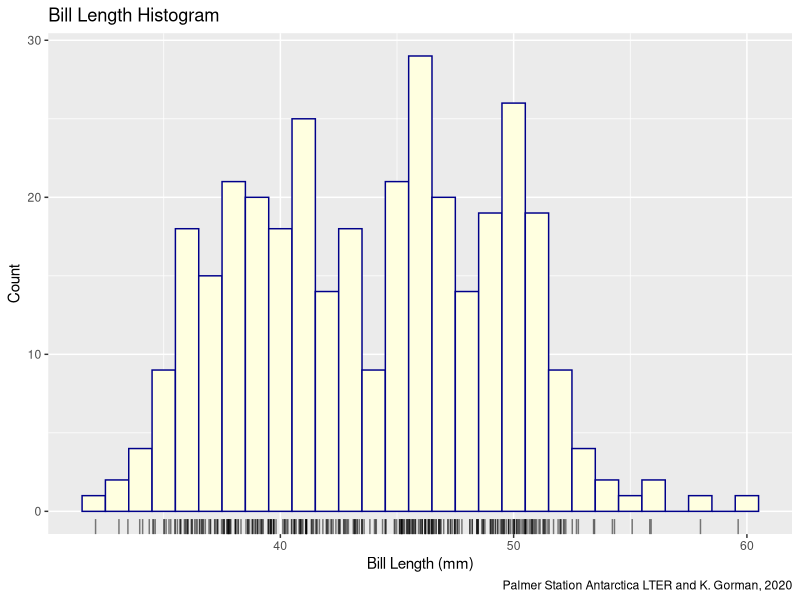
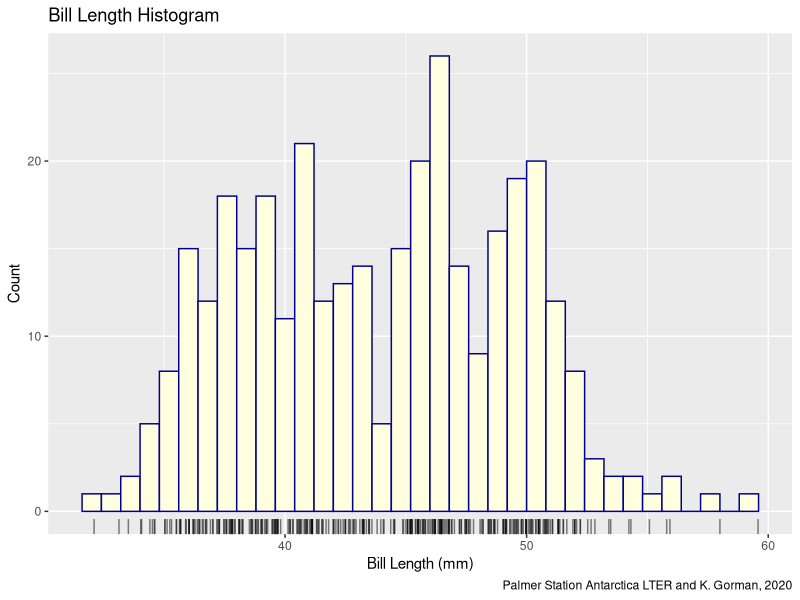
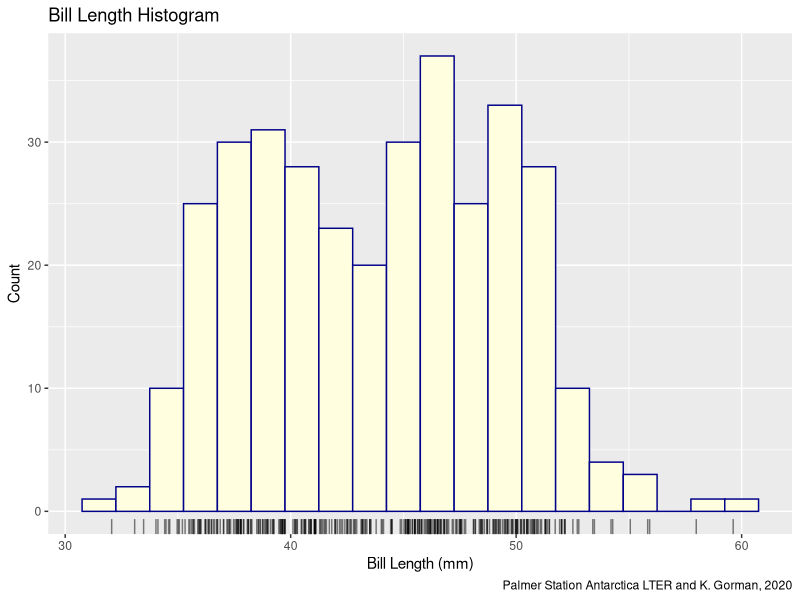
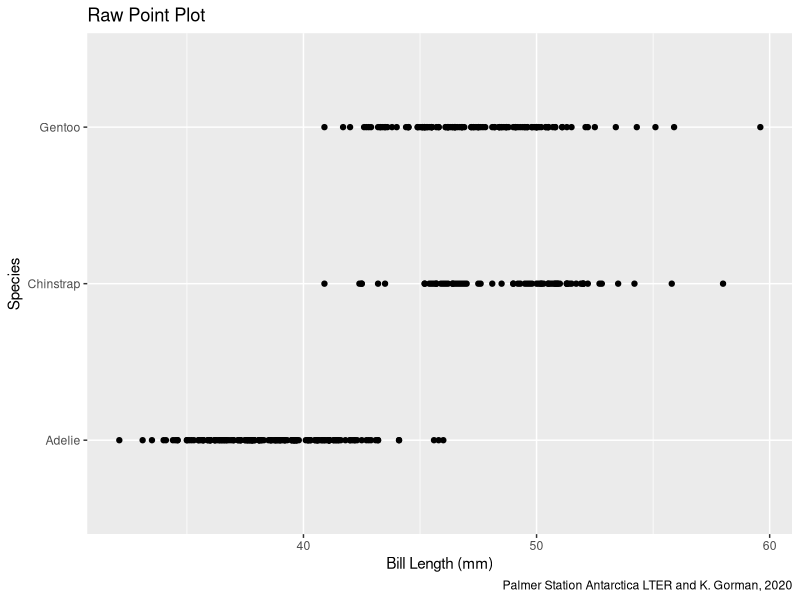
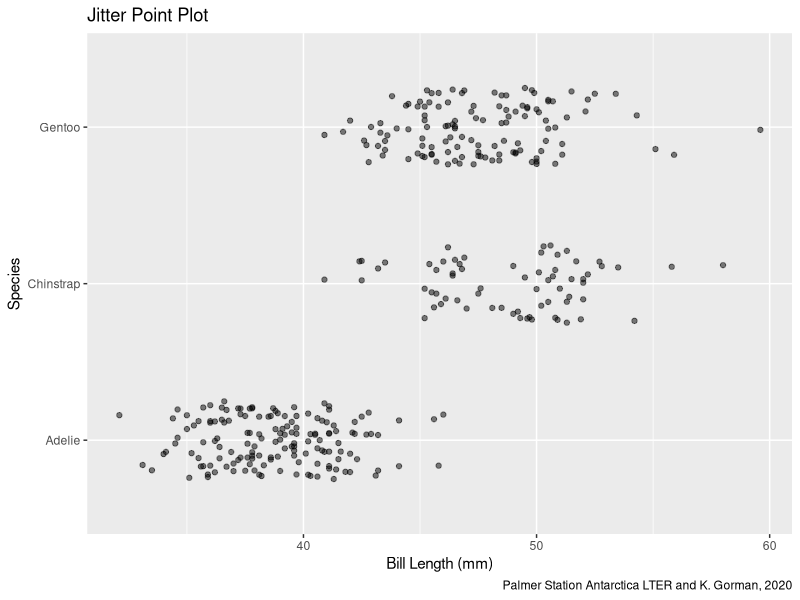
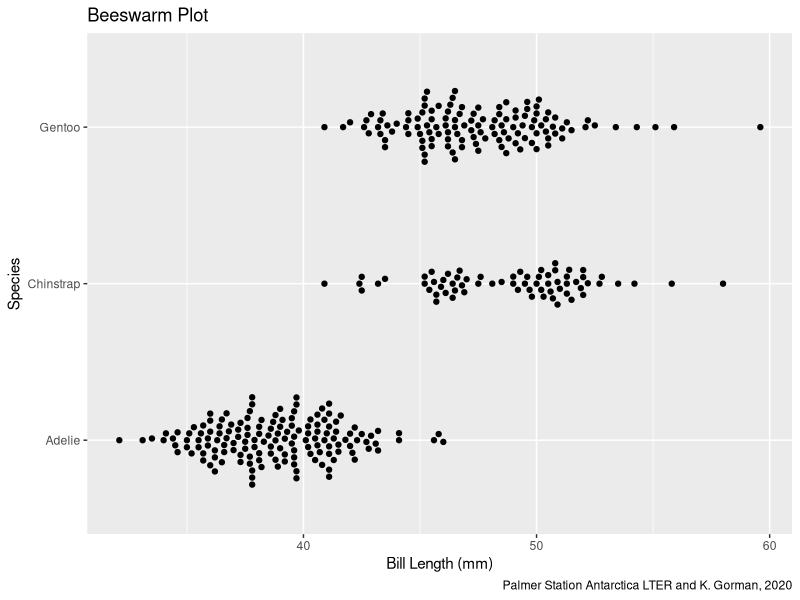
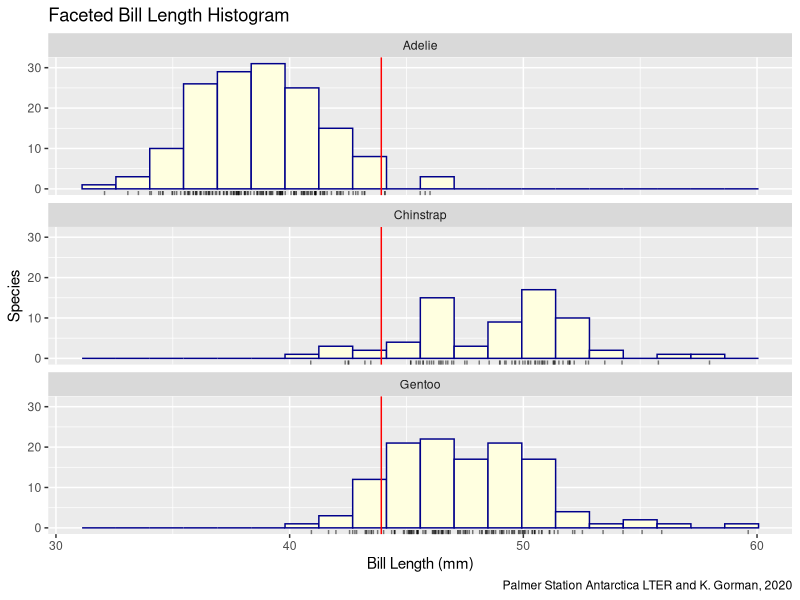
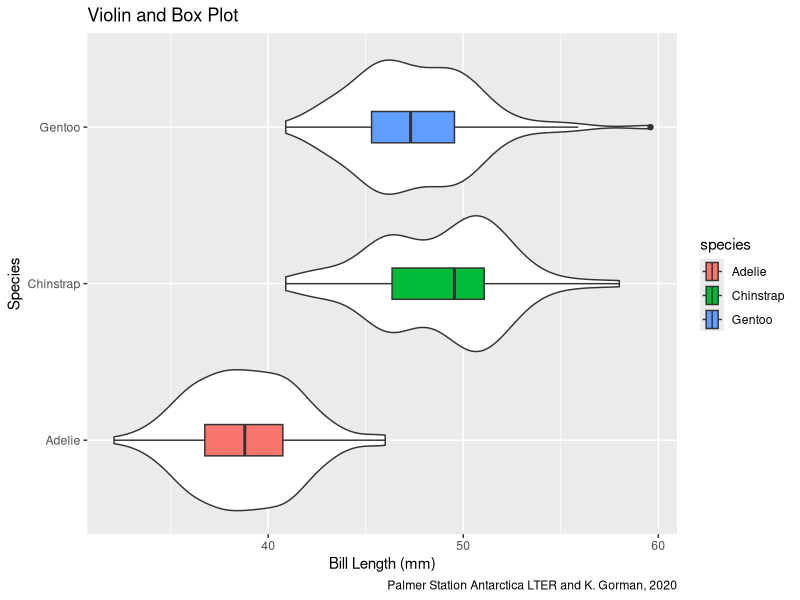

Here is the R script that generated these plots, in order:
## ---- chunk 1
#| label: setup
#| message: false
library(tidyverse)
library(ggbeeswarm)
## ---- chunk 2
#| label: load-penguins-dataset
penguins <- datasets::penguins
## ---- chunk 3
#| label: penguins-dataset-dimension
nrow(penguins)
ncol(penguins)
## ---- chunk 4
#| label: data-preparation-exploration
head(penguins)
tail(penguins)
glimpse(penguins)
## ---- chunk 5
#| label: data-preparation-cleaning
penguins_bill <- penguins |>
  select(species, bill_len = bill_len, bill_dep = bill_dep) |>
  drop_na()

nrow(penguins_bill)
## ---- chunk 6
#| label: bill-length-histogram
caption_source <- "Palmer Station Antarctica LTER and K. Gorman, 2020"

gg_hist_bins <- function(w) {
  ggplot(penguins_bill, aes(x = .data$bill_len)) +
    geom_histogram(
      binwidth = w,
      fill = "lightyellow",
      color = "darkblue"
    ) +
    geom_rug(
      aes(y = 0),
      position = position_jitter(height = 0),
      alpha = 0.5,
      sides = "b"
    ) +
    labs(
      x = "Bill Length (mm)",
      y = "Count",
      title = "Bill Length Histogram",
      caption = caption_source
    )
}

gg_hist_bins(1)
## ---- chunk 7
#| label: histogram-bin-width
gg_hist_bins(0.8)

gg_hist_bins(1.5)
## ---- chunk 8
#| label: raw-point-plot
labs_len_by_species <- labs(
  x = "Bill Length (mm)",
  y = "Species",
  caption = caption_source
)

ggplot(penguins_bill, aes(x = .data$bill_len, y = .data$species)) +
  geom_point() +
  labs_len_by_species +
  labs(title = "Raw Point Plot")
## ---- chunk 9
#| label: jitter-point-plot
ggplot(penguins_bill, aes(x = .data$bill_len, y = .data$species)) +
  geom_jitter(
    alpha = 0.5,
    width = 0,
    height = 0.25
  ) +
  labs_len_by_species +
  labs(title = "Jitter Point Plot")
## ---- chunk 10
#| label: beeswarm-plot
ggplot(penguins_bill, aes(x = .data$bill_len, y = .data$species)) +
  geom_beeswarm(
    cex = 1.5
  ) +
  labs_len_by_species +
  labs(title = "Beeswarm Plot")
## ---- chunk 11
#| label: faceted-histogram
ggplot(penguins_bill, aes(x = .data$bill_len)) +
  geom_histogram(
    bins = 20,
    fill = "lightyellow",
    color = "darkblue"
  ) +
  geom_rug(
    aes(y = 0),
    position = position_jitter(height = 0),
    alpha = 0.5,
    sides = "b"
  ) +
  facet_wrap(vars(species), ncol = 1) +
  geom_vline(aes(xintercept = mean(bill_len)), color = "red") +
  labs_len_by_species +
  labs(title = "Faceted Bill Length Histogram")
## ---- chunk 12
#| label: violin-with-box-plot
ggplot(penguins_bill, aes(bill_len, species)) +
  geom_violin() +
  geom_boxplot(aes(fill = species), width = 0.2) +
  labs_len_by_species +
  labs(title = "Violin and Box Plot")
## ---- chunk 13
#| label: bill-depth-histogram
gg_depth_bins <- function(w) {
  ggplot(penguins_bill, aes(x = .data$bill_dep)) +
    geom_histogram(
      binwidth = w,
      fill = "lightyellow",
      color = "darkblue"
    ) +
    geom_rug(
      aes(y = 0),
      position = position_jitter(height = 0),
      alpha = 0.5,
      sides = "b"
    ) +
    labs(
      x = "Bill Depth (mm)",
      y = "Count",
      title = str_c("Bill Depth Histogram"),
      caption = caption_source
    )
}

gg_depth_bins(1)
## ---- chunk 14
#| label: faceted-bill-depth-histogram
global_mean_dep <- mean(penguins_bill$bill_dep)

ggplot(penguins_bill, aes(x = .data$bill_dep)) +
  geom_histogram(
    binwidth = 0.5,
    fill = "lightyellow",
    color = "darkblue"
  ) +
  facet_wrap(vars(species), ncol = 1) +
  geom_rug(
    aes(y = 0),
    position = position_jitter(height = 0),
    alpha = 0.5,
    sides = "b"
  ) +
  geom_vline(aes(xintercept = global_mean_dep), color = "red") +
  labs_len_by_species +
  labs(
    x = "Bill Depth (mm)",
    title = "Faceted Bill Depth Histogram"
  )
## ---- chunk 15
#| label: verifier-3.3c


## ---- chunk 16
#| label: scatter-plot-with-linear-model
labs_len_by_bills <- labs(
  x = "Bill Length (mm)",
  y = "Bill Depth (mm)",
  caption = caption_source
)

lm_plot <-
  ggplot(penguins_bill, aes(x = .data$bill_len, y = .data$bill_dep)) +
  geom_point() +
  geom_smooth(
    method = "lm"
  ) +
  labs_len_by_bills

lm_plot +
  labs(title = "Scatter plot with linear model")
## ---- chunk 17
#| label: overplotting
coord_counts <- penguins_bill |>
  count(bill_len, bill_dep)

hidden_points <- sum(coord_counts$n) - nrow(coord_counts)
max_stack <- max(coord_counts$n)

hidden_points
max_stack
## ---- chunk 18
#| label: jitter-overplot
ggplot(penguins_bill, aes(x = .data$bill_len, y = .data$bill_dep)) +
  geom_jitter(
    alpha = 0.5,
    width = 0,
    height = 0.1
  ) +
  geom_smooth(
    method = "lm"
  ) +
  labs_len_by_bills +
  labs(title = "Jittered Scatter plot")
## ---- chunk 19
#| label: count-overplot
ggplot(penguins_bill, aes(x = .data$bill_len, y = .data$bill_dep)) +
  geom_smooth(method = "lm") +
  geom_count(alpha = 0.5) +
  scale_size_area() +
  labs_len_by_bills +
  labs(title = "Count-symbol Plot")
## ---- chunk 20
#| label: color-scatter-plot
ggplot(
  penguins_bill,
  aes(x = .data$bill_len, y = .data$bill_dep, color = .data$species)
) +
  geom_smooth(method = "lm") +
  geom_count(alpha = 0.5) +
  scale_size_area() +
  labs_len_by_bills +
  labs(
    title = "Colored Count-symbol Plot",
    color = "Species"
  )
